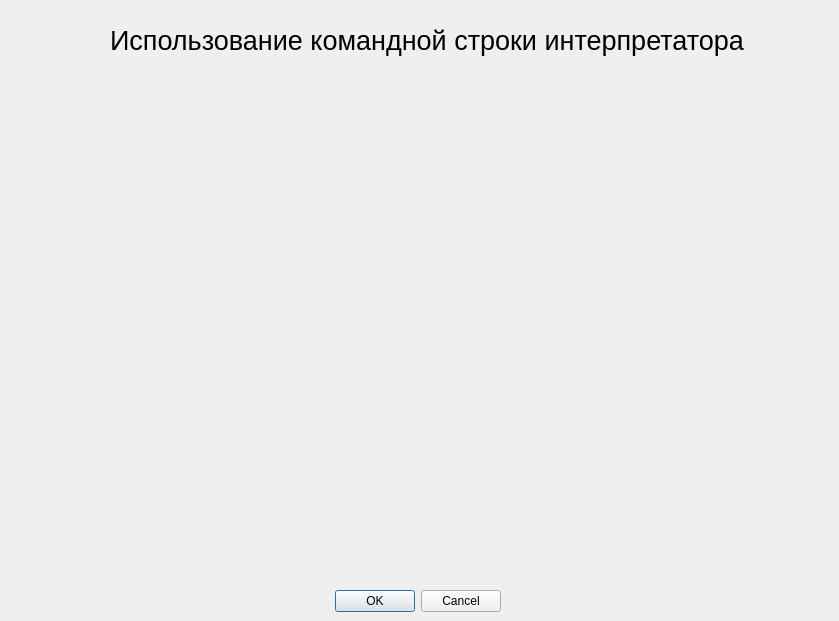
<?xml version="1.0" encoding="UTF-8"?>
<ui version="4.0">
 <class>Form</class>
 <widget class="QWidget" name="Form">
  <property name="geometry">
   <rect>
    <x>0</x>
    <y>0</y>
    <width>839</width>
    <height>621</height>
   </rect>
  </property>
  <property name="windowTitle">
   <string>Form</string>
  </property>
  <widget class="QLabel" name="fon">
   <property name="geometry">
    <rect>
     <x>0</x>
     <y>0</y>
     <width>891</width>
     <height>621</height>
    </rect>
   </property>
   <property name="text">
    <string/>
   </property>
   <property name="pixmap">
    <pixmap>image.jpg</pixmap>
   </property>
   <property name="scaledContents">
    <bool>true</bool>
   </property>
  </widget>
  <widget class="QLabel" name="label">
   <property name="geometry">
    <rect>
     <x>110</x>
     <y>20</y>
     <width>651</width>
     <height>41</height>
    </rect>
   </property>
   <property name="font">
    <font>
     <pointsize>20</pointsize>
    </font>
   </property>
   <property name="text">
    <string>Использование командной строки интерпретатора </string>
   </property>
  </widget>
  <widget class="QLabel" name="label_2">
   <property name="geometry">
    <rect>
     <x>110</x>
     <y>60</y>
     <width>831</width>
     <height>521</height>
    </rect>
   </property>
   <property name="text">
    <string/>
   </property>
   <property name="pixmap">
    <pixmap>1 тема.PNG</pixmap>
   </property>
   <property name="scaledContents">
    <bool>false</bool>
   </property>
  </widget>
  <widget class="QDialogButtonBox" name="ok">
   <property name="geometry">
    <rect>
     <x>280</x>
     <y>590</y>
     <width>221</width>
     <height>23</height>
    </rect>
   </property>
   <property name="standardButtons">
    <set>QDialogButtonBox::Cancel|QDialogButtonBox::Ok</set>
   </property>
  </widget>
 </widget>
 <resources/>
 <connections/>
</ui>
